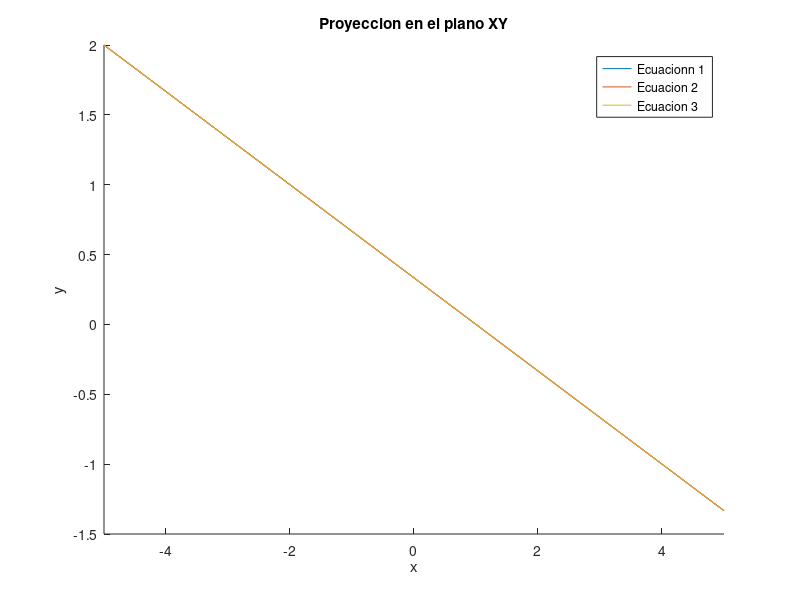

Recreate this plot in MATLAB.
#MATRIZ A
#  1.0000   2.0000   3.0000
# 2.0000   4.0001   6.0000
#  3.0000   6.0000   9.0001
#MATRIZ B
#  1
#  2
#  3
#Este sistema está mal condicionado porque las filas de la matriz A son casi linealmente dependientes. 
#Si los coeficientes fueran exactos (como 2, 4, 6, y 9), las filas serían completamente dependientes, 
#haciendo que la matriz sea singular (no invertible). En este caso, pequeñas perturbaciones en los valores, 
#como 4.0001 y 9.0001, hacen que el sistema sea sensible a cambios en los coeficientes o en el vector b.
disp('MARCELO ALVARO CHAMBI CHILLO')
a = [1 2 3; 2 4.0001 6; 3 6 9.0001]
b = [1; 2; 3]
disp('descomposicion lu')
[L, U] = lu(a)

% Resolución del sistema
y = L \ b
disp('solucion del sistema')
x = inv(a)*b

% Cálculo del determinante y el número de condición
disp('determinante A')
det_a = det(a)
disp('condicional A')
cond_a = cond(a)

% Definir las funciones de las proyecciones en el plano XY
f1 = @(x1, x2) -(a(1,1)*x1 + a(1,2)*x2 - b(1))/a(1,3);
f2 = @(x1, x2) -(a(2,1)*x1 + a(2,2)*x2 - b(2))/a(2,3);
f3 = @(x1, x2) -(a(3,1)*x1 + a(3,2)*x2 - b(3))/a(3,3);

% Graficar las funciones en el plano XY
figure;
hold on;
fplot(@(x) f1(x, 0), [-5, 5]);  % Proyección de la primera ecuación
fplot(@(x) f2(x, 0), [-5, 5]);  % Proyección de la segunda ecuación
fplot(@(x) f3(x, 0), [-5, 5]);  % Proyección de la tercera ecuación
xlabel('x');
ylabel('y');
title('Proyeccion en el plano XY');
legend('Ecuacionn 1', 'Ecuacion 2', 'Ecuacion 3');
hold off;

% Imprimir los resultados
disp('Solucion del sistema:')
disp(x);
disp('Determinante de A:')
disp(det_a);
disp('Condicion de A:')
disp(cond_a);
